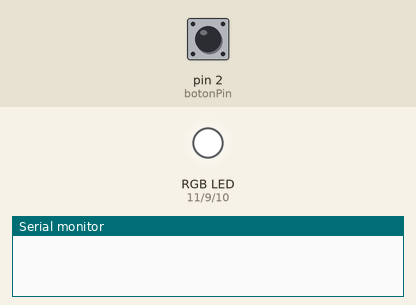
Bench run of a sketch on a simulated Arduino Uno, built with avr-gcc and run on an emulated ATmega328P. Shown: an RGB LED mixed from three pins (HIGH = lit), the last lines printed to the serial monitor. The inputs (shaded band) are chosen by the test bench; at power-on: pin 2 (botonPin) HIGH.

Above: at 1.2 s.
1.3 s: pin 2 (botonPin) pulled LOW for 0.15 s
At 1.8 s:
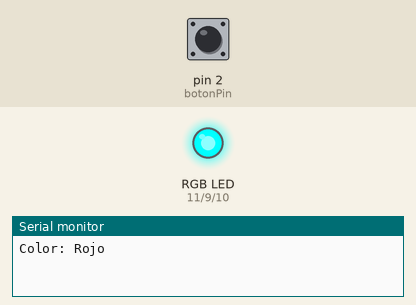
2.9 s: pin 2 (botonPin) pulled LOW for 1 s
At 4.3 s:
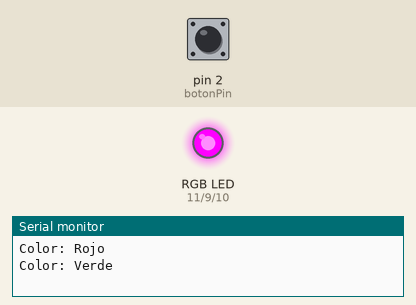
5.4 s: pin 2 (botonPin) pulled LOW for 0.15 s
At 6.2 s:
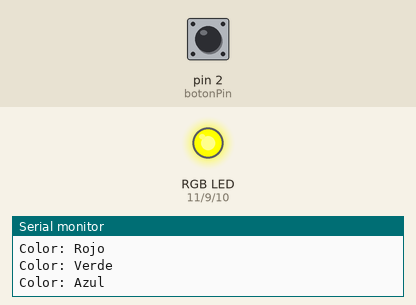
7.0 s: pin 2 (botonPin) pulled LOW for 3.2 s
At 7.4 s:
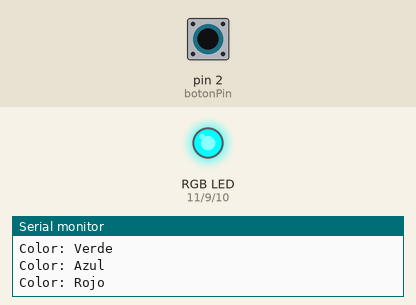
Timing chart, 0 to 10.0 s (numbered marks = the images above; inputs shaded):
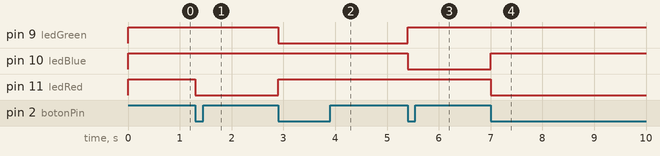

Measured:
- after the input at 1.3 s, pin 11 (ledRed): HIGH → LOW at once
- after the input at 2.9 s, pin 9 (ledGreen): HIGH → LOW at once; pin 11 (ledRed): LOW → HIGH at once
- after the input at 5.4 s, pin 9 (ledGreen): LOW → HIGH at once; pin 10 (ledBlue): HIGH → LOW at once
- after the input at 7.0 s, pin 10 (ledBlue): LOW → HIGH at once; pin 11 (ledRed): HIGH → LOW at once

The sketch:

funcionalidad_extra.ino
```cpp
// Pin del botón
const byte botonPin = 2;

// Variables de estado
volatile bool pulsado = false;
unsigned long iniTime = 0;

// Pines del LED RGB
const int ledRed = 11;
const int ledGreen = 9;
const int ledBlue = 10;

int contador = 0;

void setup() {
  Serial.begin(9600);

  pinMode(botonPin, INPUT_PULLUP);

  pinMode(ledRed, OUTPUT);
  pinMode(ledGreen, OUTPUT);
  pinMode(ledBlue, OUTPUT);

  // Iniciar LEDs apagados
  digitalWrite(ledRed, HIGH);
  digitalWrite(ledGreen, HIGH);
  digitalWrite(ledBlue, HIGH);

  attachInterrupt(digitalPinToInterrupt(botonPin), InterrupcionBoton, FALLING);
}

void loop() {
  if (pulsado) {
    pulsado = false;  // reinicia la bandera

    contador++;
    if (contador > 3) contador = 1; // vuelve a 1 después del azul

    // Apagar todos los LEDs antes de encender el nuevo color
    digitalWrite(ledRed, HIGH);
    digitalWrite(ledGreen, HIGH);
    digitalWrite(ledBlue, HIGH);

    switch (contador) {
      case 1:
        digitalWrite(ledRed, LOW);   // Rojo
        Serial.println("Color: Rojo");
        break;
      case 2:
        digitalWrite(ledGreen, LOW); // Verde
        Serial.println("Color: Verde");
        break;
      case 3:
        digitalWrite(ledBlue, LOW);  // Azul
        Serial.println("Color: Azul");
        break;
    }
  }
}

void InterrupcionBoton() {
  if (millis() - iniTime > 250) { // evita rebotes
    pulsado = true;
    iniTime = millis();
  }
}
```
